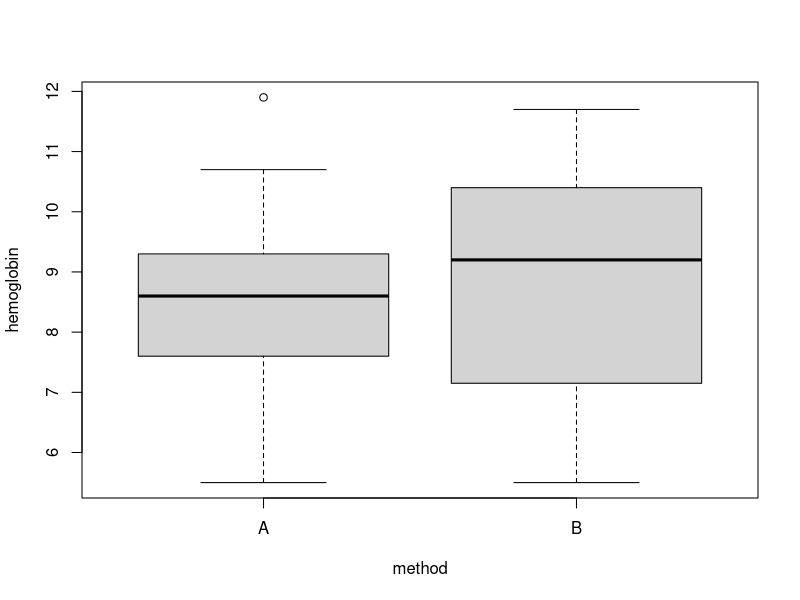
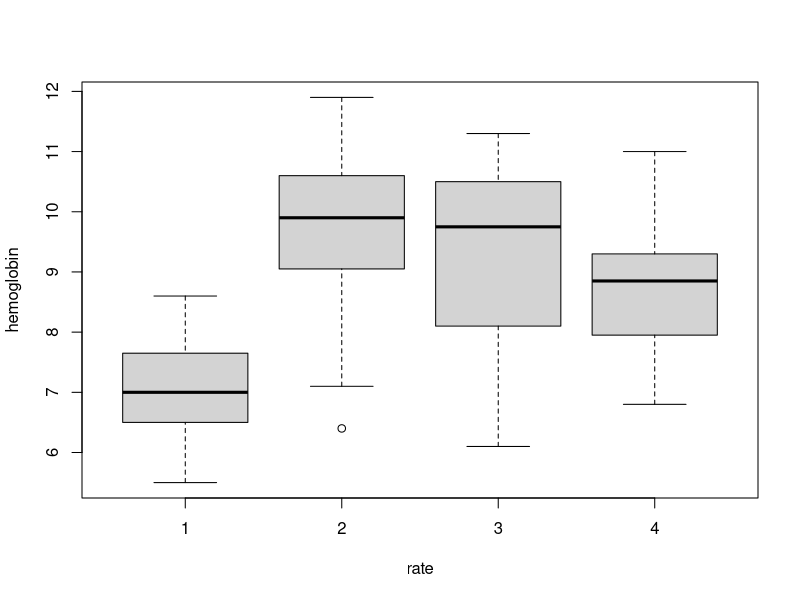
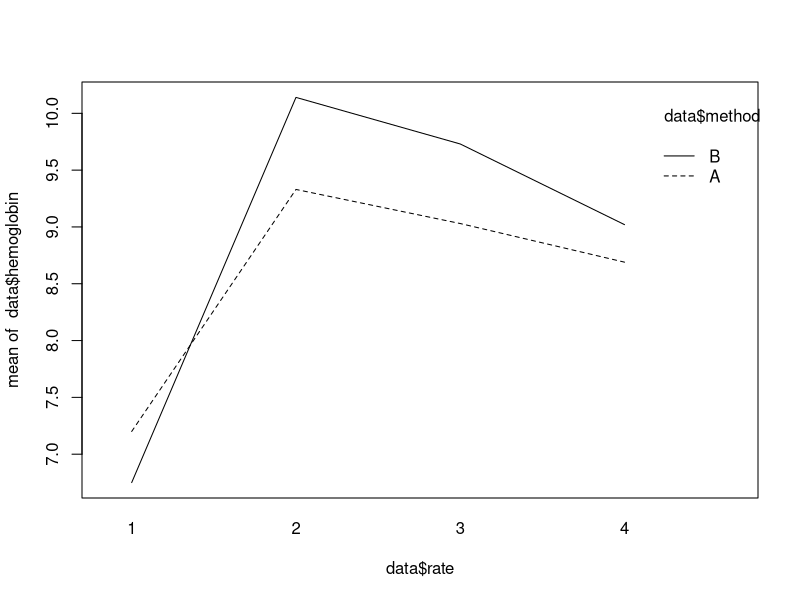
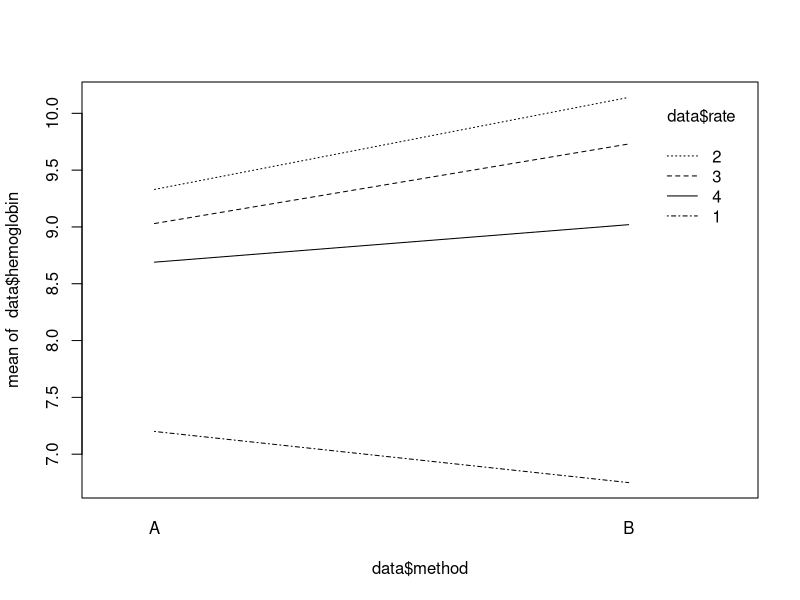
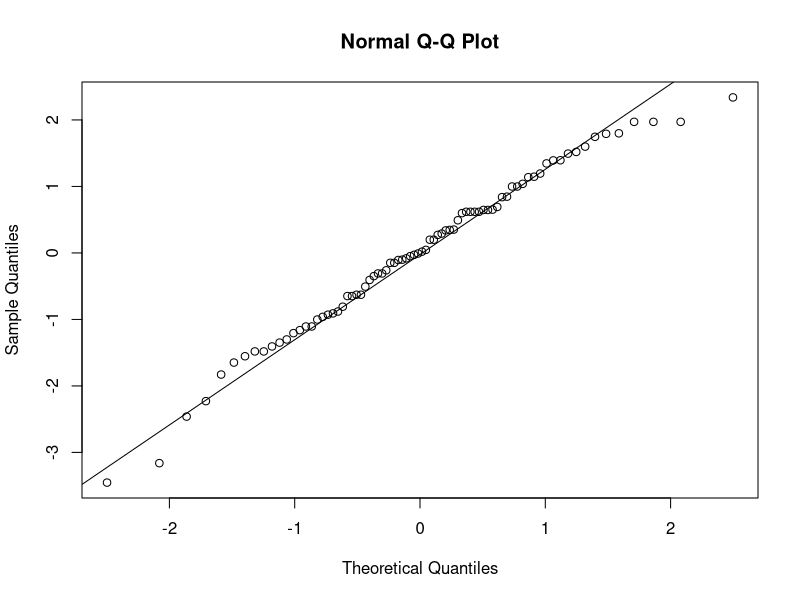
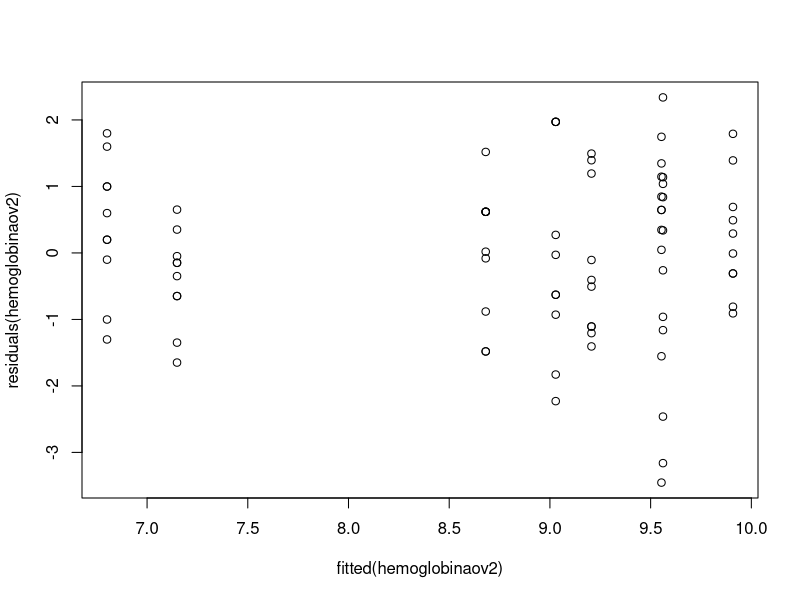

Write R code to recreate these figures, in order.
#1a 
#4 rate factors 2 method factors and each specific combination is repeated 
#for 10 fishes. With this code the 80 fishes are distributed randomly 
#over all combinations of levels of factors rate and method.
I=4; J=2; N=10
rbind(rep(1:I,each=N*J),rep(1:J,N*I),sample(1:(N*I*J)))

#1b
data = read.table("hemoglobin.txt", header=TRUE)

#necessary other wise rate is numerical and should be categorical
data$rate=as.factor(data$rate)

boxplot(hemoglobin ~ method, data = data)
boxplot(hemoglobin ~ rate, data = data)

interaction.plot(x.factor = data$rate, trace.factor = data$method, response = data$hemoglobin)
interaction.plot(x.factor = data$method, trace.factor = data$rate, response = data$hemoglobin)

hemoglobinaov=lm(hemoglobin ~ method * rate, data = data) 
anova(hemoglobinaov)
#The p-value for the interaction between method and the rate is larger than 0.05. 
#So, there is no evidence for interaction between the two factor. Therefore
#we will create a new model without the interaction called the additive model

hemoglobinaov2 =lm(hemoglobin ~ method + rate, data = data)
anova(hemoglobinaov2)
#With the two way anova additive model we can see that the method factor had a 
#p-value>0.05 and therefore has no  main effect for the outcome of this research
#the rate factor has a p-value<0.05 which means that the effect of different amounts 
#of sulfamerazine that is given to the  brown trout gives significantly different 
#amounts of hemoglobin in their blood.

qqnorm(residuals(hemoglobinaov2))
qqline(residuals(hemoglobinaov2))
#QQ plot looks like the residuals are normally distributed

shapiro.test(residuals(hemoglobinaov2))
#larger than confidence level: 0.05, therefore passed the test and can state 
#that there exists no significant departure from normality. 

plot(fitted(hemoglobinaov2),residuals(hemoglobinaov2))
hemoglobinaov2
#the spread in the residuals seems to be in the similar range for all the fitted 
#values. So, we can assume equal variance in the residuals.
#Because the requirements of normality and the assumption of equal variances
#are met we can use the two way ANOVA test

#4c
#Which of the two factors has the greatest influence? 
#The rate factor has a significant main effect on the the amount of hemoglobin,
#while the method factor does not have a significant main effect on the amount
#of hemoglobin. So the rate factor has the greatest influence of the two. This
#is a good question, because one factor is significant and the other is not
#if both were insignificant than it would not be a good question.

library("dplyr")
group_by(data, method, rate) %>%
  summarise(
    count = n(),
    mean = mean(hemoglobin, na.rm = TRUE),
    sd = sd(hemoglobin, na.rm = TRUE)
  )
#Rate 2 and method B leads to a mean of 10.1, which is the highest hemoglobin 
#yield when both factors are considered. When rate 3 and method A was used than
#the mean was eastimated to be 9.03.

library("dplyr")
group_by(data, rate) %>%
  summarise(
    count = n(),
    mean = mean(hemoglobin, na.rm = TRUE),
    sd = sd(hemoglobin, na.rm = TRUE)
  )

#When only the factor rate is considered than rate 2 gives the highest mean
#rate with a mean of 9.74 hemoglobin yield.

#4d
hemoglobinaov3 =lm(hemoglobin ~ rate, data = data)
anova(hemoglobinaov3)
#with the one way anova we see that the p<0.05 and therefore the rate factor
#gives significant different means for the hemoglobin.